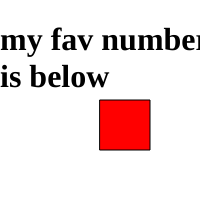
Frame 1 (no input)
Frame 60 (no input): identical to frame 1, image omitted
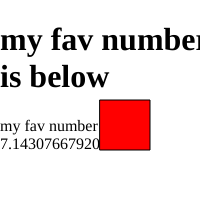
Frame 120 (the mouse pressed at the canvas centre since frame 60)

The p5.js sketch that drew these frames (run headless with seeded random() and noise() and a simulated clock; from frame 60 on, the mouse is pressed at the canvas centre):

// p5.js sketch
// ── sketch.js
/*jshint esversion: 6 */ 
let canvas;
let h1;

function setup() {
    canvas = createCanvas(200, 200); 
    canvas.position(0, 0);

    h1 = createElement('h1', 'my fav number is below');

}

function mousePressed() {
    createP(`my fav number is ${random(0, 10)}`);
}

function draw() {
//    background(0);
    clear();
    fill(255, 0, 0);
    rect(100, 100, 50, 50);

}
